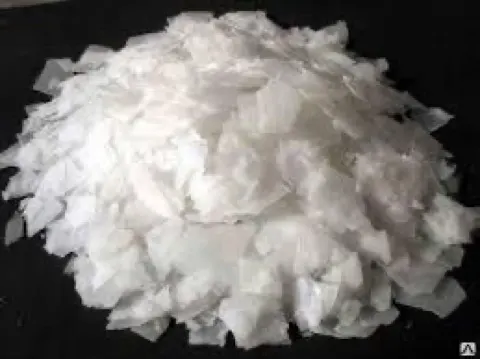
#> input picture site/img/p/101119609.webp, 480 x 359 px, found by its file name; its folder holds only this picture in this run
$ python square_cards.py
#> lines starting #> are read from the running program, lines starting #| are printed output that depends on the picture; after the words box and inside, x2 and y2 are one past the last pixel; in counts of white or black regions, pixels touching at a corner belong together
"""Фото товаров для карточек: квадрат 480x480 без полей.
Предметные снимки на белом: обрезать белые поля, товар в белый квадрат с ровным отступом 6%.
Обычные фото: обрезка по центру в квадрат. Оригиналы копируются в src/satu-img-orig/ один раз."""
import glob
import shutil
from pathlib import Path
from PIL import Image, ImageChops

ROOT = Path("/Users/farik/claude/Projects/himmaks")
SRC_DIR, ORIG = ROOT / "site/img/p", ROOT / "src/satu-img-orig"
ORIG.mkdir(exist_ok=True)
SIZE, MARGIN = 480, 0.06

for f in sorted(glob.glob(str(SRC_DIR / "*.webp"))):
    name = Path(f).name
    if not (ORIG / name).exists():
        shutil.copy2(f, ORIG / name)
    raw = Image.open(ORIG / name)
#> raw is the input picture: PIL image 480x359 RGB; mean R, G, B 123.5, 120.7, 117.5
    if raw.mode in ("RGBA", "LA", "P"):
        raw = raw.convert("RGBA")
        bgw = Image.new("RGBA", raw.size, (255, 255, 255, 255))
        raw = Image.alpha_composite(bgw, raw)
    im = raw.convert("RGB")
    w, h = im.size
#> w = 480; h = 359
    white = Image.new("RGB", im.size, (255, 255, 255))
#> white: PIL image 480x359 RGB; every value is 255
    mask = ImageChops.difference(im, white).convert("L").point(lambda v: 255 if v > 18 else 0)
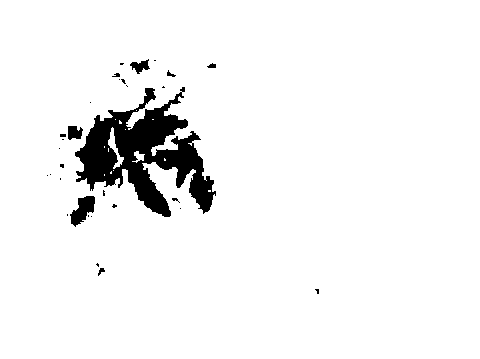
#> mask: PIL image 480x359 L; 94.8% white; 31 black regions (23 under 20 px), largest, box (x1, y1, x2, y2) and area: (75, 87, 216, 217) 7914, (70, 196, 95, 227) 433, (68, 126, 83, 140) 163
    box = mask.getbbox() or (0, 0, w, h)
#> box = (0, 0, 480, 359)
    edge = [im.getpixel((x, y)) for x, y in ((0, 0), (w - 1, 0), (0, h - 1), (w - 1, h - 1))]
#> edge = [(79, 73, 68), (10, 10, 10), (14, 14, 14), (10, 10, 10)]
    on_white = all(min(px) > 235 for px in edge)
#> on_white = False
    if on_white:
        obj = im.crop(box)
        ow, oh = obj.size
        side = int(max(ow, oh) / (1 - 2 * MARGIN))
        canvas = Image.new("RGB", (side, side), (255, 255, 255))
        canvas.paste(obj, ((side - ow) // 2, (side - oh) // 2))
        out = canvas.resize((SIZE, SIZE), Image.LANCZOS)
        kind = "packshot"
    else:
        s = min(w, h)
#> s = 359
        out = im.crop(((w - s) // 2, (h - s) // 2, (w - s) // 2 + s, (h - s) // 2 + s)).resize((SIZE, SIZE), Image.LANCZOS)
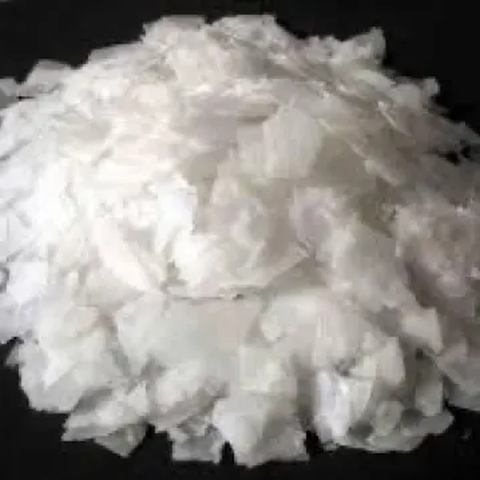
#> out: PIL image 480x480 RGB; mean R, G, B 146.1, 142.5, 138.5
        kind = "photo"
    out.save(f, "WEBP", quality=82, method=6)
    print(name, kind, (w, h))
#| 101119609.webp photo (480, 359)

$ run again, on site/img/p/104226772.webp
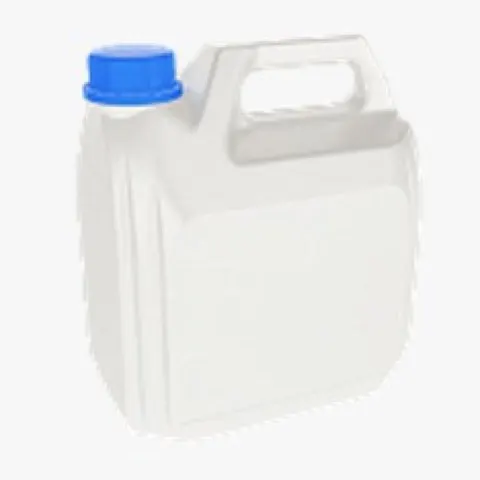
#> input picture site/img/p/104226772.webp, 480 x 480 px, found by its file name
#> raw is the input picture: PIL image 480x480 RGB; mean R, G, B 235.3, 236.6, 236.8
#> white: PIL image 480x480 RGB; every value is 255
#> `mask = ImageChops.difference(im, white).convert("L").point(lambda v: 2..`:
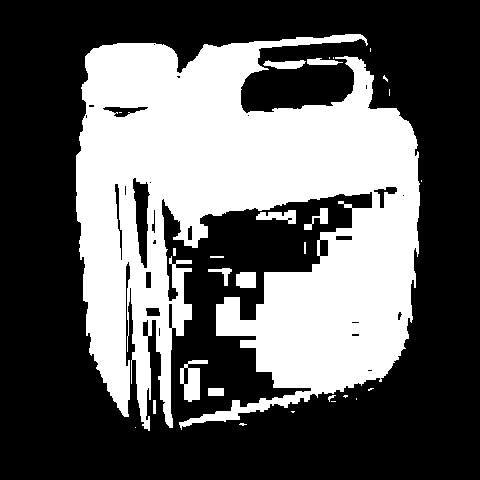
#> mask: PIL image 480x480 L; 37.6% white; 28 white regions (14 under 20 px), largest, box (x1, y1, x2, y2) and area: (76, 34, 420, 431) 84144, (180, 360, 208, 402) 612, (256, 210, 296, 224) 324
#> box = (76, 34, 422, 431)
#> edge = [(247, 247, 247), (247, 247, 247), (247, 247, 247), (247, 247, 247)]
#> on_white = True
#> `canvas.paste(obj, ((side - ow) // 2, (side - oh) // 2))`:
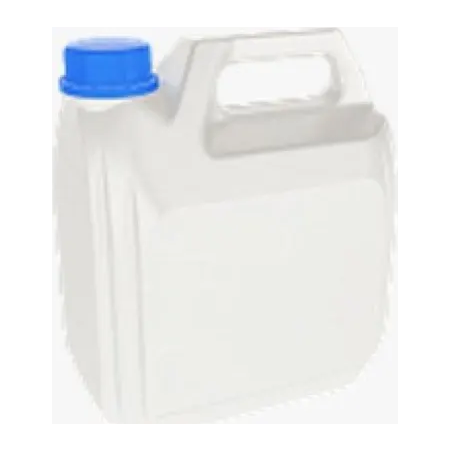
#> canvas: PIL image 451x451 RGB; mean R, G, B 236.4, 237.8, 238.1
#| 104226772.webp packshot (480, 480)
